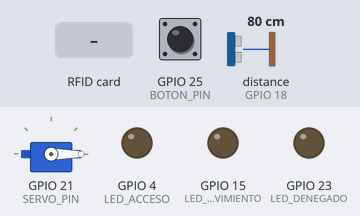
A sketch run on a simulated ESP32. Shown: servo, output pins drawn as LEDs (lit = HIGH). Wiring (inferred from the names in the program): ultrasonic range finder: trigger GPIO 5; echo GPIO 18. The inputs (shaded band) are chosen by the test bench; at power-on: distance to the obstacle (sensor on GPIO 18) 80 cm, GPIO 25 (BOTON_PIN) HIGH. The echo pulse lasts 58.3 µs per cm; WiFi joins after 1.5 s; servers stay silent unless stated; uploads are accepted with an empty reply; the local clock reads 2024-03-15 10:24:30 at power-on unless the sketch sets it; pins used as bus, display or sensor lines are not drawn; what the sketch prints to the serial monitor is not drawn.

Above: at 2.7 s.
2.8 s: RFID card 8A 30 10 0E held to the reader
At 5.0 s:
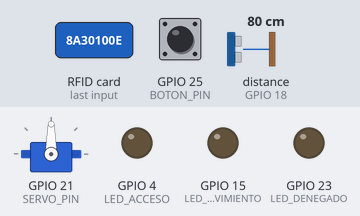
5.5 s: distance to the obstacle (sensor on GPIO 18) set to 11 cm
7.0 s: distance to the obstacle (sensor on GPIO 18) set to 8 cm
At 7.8 s:
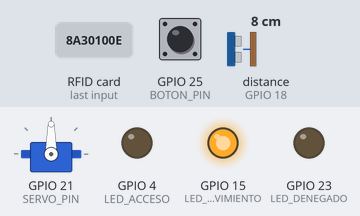
8.5 s: GPIO 25 (BOTON_PIN) pulled LOW for 0.15 s
At 9.5 s:
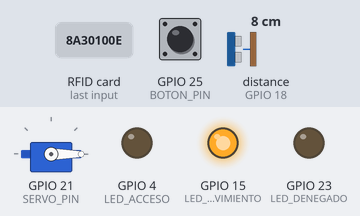
10.1 s: RFID card EF 81 19 24 held to the reader
At 10.5 s:
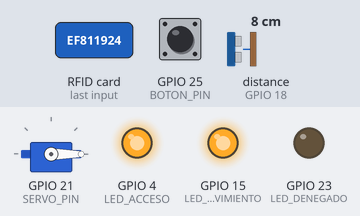
12.6 s: RFID card 5E 7A 19 C4 held to the reader
At 13.4 s:
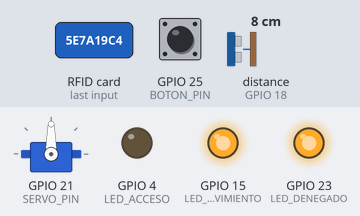
Timing chart, 0 to 15.6 s (numbered marks = the images above; inputs shaded):
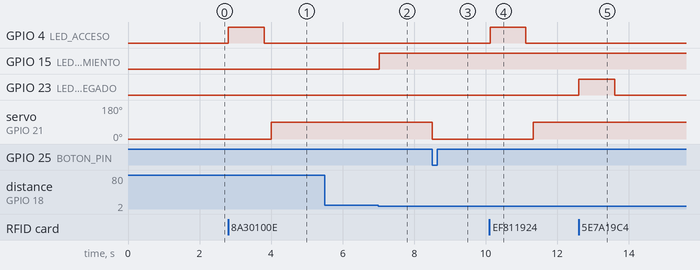

The sketch:

codigo_final.ino
```cpp
#include <WiFi.h>
#include <HTTPClient.h>
#include <SPI.h>
#include <MFRC522.h>
#include <time.h>
#include <ESP32Servo.h>
#include "DHT.h"

// Pines RC522
#define RST_PIN 26
#define SS_PIN  13

// Pines LEDs y sensores
#define LED_ACCESO     4
#define LED_DENEGADO  23
#define LED_MOVIMIENTO 15
#define PIN_TRIG 5
#define PIN_ECHO 18
#define BOTON_PIN 25

// Servo
#define SERVO_PIN 21
Servo servo;

// Sensor DHT11
#define DHTPIN 22
#define DHTTYPE DHT11
DHT dht(DHTPIN, DHTTYPE);

// WiFi
const char* ssid = "MEGACABLE-2.4G-AAAB";
const char* password = "hPf2aWjVHq";

// URLs
const char* URL_ACCESO = "http://192.168.100.18:3000/api/acceso";
const char* URL_MOVIMIENTO = "http://192.168.100.18:3000/api/movimiento";
const char* URL_TEMP = "http://192.168.100.18:3000/api/temperatura";
const char* URL_HUM = "http://192.168.100.18:3000/api/humedad";

// RFID
MFRC522 mfrc522(SS_PIN, RST_PIN);
byte LecturaUID[4];
byte Usuario1[4] = {0x8A, 0x30, 0x10, 0x0E};
byte Usuario2[4] = {0xEF, 0x81, 0x19, 0x24};

// Temporizadores
unsigned long ultimaDeteccion = 0;
const unsigned long TIEMPO_ESPERA = 5000;
unsigned long ultimoEnvioDHT = 0;
const unsigned long INTERVALO_DHT = 5 * 60 * 1000;

void setup() {
  Serial.begin(115200);

  // Pines
  pinMode(LED_ACCESO, OUTPUT);
  pinMode(LED_DENEGADO, OUTPUT);
  pinMode(LED_MOVIMIENTO, OUTPUT);
  pinMode(PIN_TRIG, OUTPUT);
  pinMode(PIN_ECHO, INPUT);
  pinMode(BOTON_PIN, INPUT_PULLUP);

  digitalWrite(LED_ACCESO, LOW);
  digitalWrite(LED_DENEGADO, LOW);
  digitalWrite(LED_MOVIMIENTO, LOW);

  // Servo y DHT
  servo.attach(SERVO_PIN);
  servo.write(0);
  dht.begin();

  // RFID
  SPI.begin(14, 19, 27, 13);
  mfrc522.PCD_Init();

  // Conexión WiFi
  WiFi.begin(ssid, password);
  Serial.print("Conectando a WiFi");
  while (WiFi.status() != WL_CONNECTED) {
    delay(500);
    Serial.print(".");
  }
  Serial.println("\nWiFi conectado");

  // Hora NTP
  configTime(-6 * 3600, 0, "pool.ntp.org");
  struct tm timeinfo;
  while (!getLocalTime(&timeinfo)) {
    Serial.print(".");
    delay(500);
  }
  Serial.println("\nHora sincronizada");
}

void loop() {
  detectarMovimiento();
  leerTarjeta();
  verificarBoton();
  verificarDHT();
}

void detectarMovimiento() {
  long duracion = leerSensorUltrasonico(PIN_TRIG, PIN_ECHO);
  float distancia = duracion * 0.01723;

  if (distancia < 10) {
    digitalWrite(LED_MOVIMIENTO, HIGH);
    if (millis() - ultimaDeteccion > TIEMPO_ESPERA) {
      ultimaDeteccion = millis();
      enviarMovimiento(distancia);
    }
  } else {
    digitalWrite(LED_MOVIMIENTO, LOW);
  }
}

void leerTarjeta() {
  if (!mfrc522.PICC_IsNewCardPresent() || !mfrc522.PICC_ReadCardSerial()) return;

  String uid_str = "";
  for (byte i = 0; i < mfrc522.uid.size; i++) {
    LecturaUID[i] = mfrc522.uid.uidByte[i];
    if (mfrc522.uid.uidByte[i] < 0x10) uid_str += "0";
    uid_str += String(mfrc522.uid.uidByte[i], HEX);
  }
  uid_str.toUpperCase();

  struct tm timeinfo;
  if (!getLocalTime(&timeinfo)) {
    Serial.println("No se pudo obtener hora NTP");
    return;
  }
  char hora_str[9];
  strftime(hora_str, sizeof(hora_str), "%H:%M:%S", &timeinfo);

  String usuario;
  bool acceso = false;

  if (comparaUID(LecturaUID, Usuario1)) {
    usuario = "Usuario 1";
    acceso = true;
  } else if (comparaUID(LecturaUID, Usuario2)) {
    usuario = "Usuario 2";
    acceso = true;
  } else {
    usuario = "Desconocido";
    acceso = false;
  }

  Serial.printf("UID: %s\t%s a las %s\n", uid_str.c_str(), acceso ? "Acceso permitido" : "Acceso denegado", hora_str);
  digitalWrite(acceso ? LED_ACCESO : LED_DENEGADO, HIGH);
  delay(1000);
  digitalWrite(acceso ? LED_ACCESO : LED_DENEGADO, LOW);

  enviarAcceso(uid_str, usuario, hora_str);

  if (acceso) {
    servo.write(90);
    Serial.println("Servo: puerta abierta");
  }

  mfrc522.PICC_HaltA();
}

void verificarBoton() {
  static bool botonPresionado = false;
  if (digitalRead(BOTON_PIN) == LOW && !botonPresionado) {
    botonPresionado = true;
    servo.write(0);
    Serial.println("Botón: puerta cerrada manualmente");
  } else if (digitalRead(BOTON_PIN) == HIGH && botonPresionado) {
    botonPresionado = false;
  }
}

void verificarDHT() {
  if (millis() - ultimoEnvioDHT >= INTERVALO_DHT) {
    ultimoEnvioDHT = millis();

    float h = dht.readHumidity();
    float t = dht.readTemperature();

    if (isnan(h) || isnan(t)) {
      Serial.println("Error al leer DHT11");
      return;
    }

    struct tm timeinfo;
    getLocalTime(&timeinfo);
    char hora[9];
    strftime(hora, sizeof(hora), "%H:%M:%S", &timeinfo);

    enviarDato(URL_TEMP, "temperatura", t, hora);
    enviarDato(URL_HUM, "humedad", h, hora);
  }
}

long leerSensorUltrasonico(int trig, int echo) {
  digitalWrite(trig, LOW);
  delayMicroseconds(2);
  digitalWrite(trig, HIGH);
  delayMicroseconds(10);
  digitalWrite(trig, LOW);
  return pulseIn(echo, HIGH);
}

bool comparaUID(byte lectura[], byte usuario[]) {
  for (byte i = 0; i < mfrc522.uid.size; i++) {
    if (lectura[i] != usuario[i]) return false;
  }
  return true;
}

void enviarAcceso(String uid, String usuario, String hora) {
  if (WiFi.status() == WL_CONNECTED) {
    HTTPClient http;
    http.begin(URL_ACCESO);
    http.addHeader("Content-Type", "application/json");

    String json = "{\"uid\":\"" + uid + "\",\"usuario\":\"" + usuario + "\",\"hora\":\"" + hora + "\"}";
    int codigo = http.POST(json);
    Serial.print("Acceso enviado. Código HTTP: ");
    Serial.println(codigo);
    http.end();
  }
}

void enviarMovimiento(float distancia) {
  struct tm timeinfo;
  if (!getLocalTime(&timeinfo)) return;

  char hora_str[9];
  strftime(hora_str, sizeof(hora_str), "%H:%M:%S", &timeinfo);

  if (WiFi.status() == WL_CONNECTED) {
    HTTPClient http;
    http.begin(URL_MOVIMIENTO);
    http.addHeader("Content-Type", "application/json");

    String json = "{\"evento\":\"Movimiento detectado\",\"distancia\":\"" + String(distancia) +
                  "\",\"hora\":\"" + hora_str + "\"}";
    int codigo = http.POST(json);
    Serial.print("Movimiento enviado. Código HTTP: ");
    Serial.println(codigo);
    http.end();
  }
}

void enviarDato(const char* url, const char* tipo, float valor, const char* hora) {
  if (WiFi.status() == WL_CONNECTED) {
    HTTPClient http;
    http.begin(url);
    http.addHeader("Content-Type", "application/json");

    String unidad = (String(tipo) == "temperatura") ? "°C" : "%";
    String json = "{\"valor\":" + String(valor) +
                  ",\"unidad\":\"" + unidad +
                  "\",\"hora\":\"" + hora +
                  "\",\"ubicacion\":\"Cabaña1\"}";

    int codigo = http.POST(json);
    Serial.printf("Enviado %s: %.2f %s a las %s. Código %d\n", tipo, valor, unidad.c_str(), hora, codigo);
    http.end();
  }
}
```

Measured:
- the behaviour switches between 10 and 9 cm on distance to the obstacle (sensor on GPIO 18) (found by bisection; images 1 and 2)
- after the input at 2.8 s, GPIO 4 (LED_ACCESO): LOW → HIGH at once, → LOW 1.0 s later; servo on GPIO 21 (SERVO_PIN): 0° → 90° after 1.2 s
- after the input at 5.5 s, every drawn part: stays the same
- after the input at 7.0 s, GPIO 15 (LED_MOVIMIENTO): LOW → HIGH at once
- after the input at 8.5 s, servo on GPIO 21 (SERVO_PIN): 90° → 0° at once
- after the input at 10.1 s, GPIO 4 (LED_ACCESO): LOW → HIGH at once, → LOW 1.0 s later; servo on GPIO 21 (SERVO_PIN): 0° → 90° after 1.2 s
- after the input at 12.6 s, GPIO 23 (LED_DENEGADO): LOW → HIGH at once, → LOW 1.0 s later
